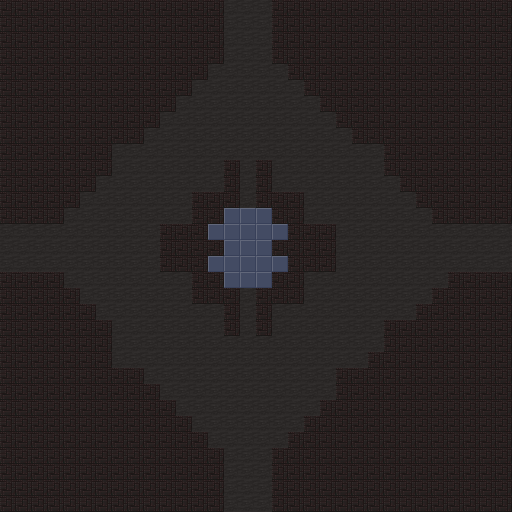

Tiled map render using the project's own tile images. Description and the map definition, with tile-layer contents summarised, below:
An orthogonal 32x32 tile map with 16x16 px tiles, 4 tile layers (Floor, Tile Layer 1, Tile Layer 2, Tile Layer 3) and 9 objects (9x special).

<map version="1.10" tiledversion="1.11.2" orientation="orthogonal" renderorder="right-down" width="32" height="32" tilewidth="16" tileheight="16" infinite="0" nextlayerid="6" nextobjectid="12">
 <tileset firstgid="1" source="../../tilesets/voxel.tsx" />
 <layer id="1" name="Floor" width="32" height="32">
  <data>[1024 cells, 1024 non-empty, 2 distinct tile ids]</data>
 </layer>
 <objectgroup id="4" name="Objects">
  <object id="2" name="room_transport" type="special" x="224" y="0" width="48" height="48">
   <properties>
    <property name="direction" value="up" />
   </properties>
  </object>
  <object id="3" name="room_transport" type="special" x="464" y="224" width="48" height="48">
   <properties>
    <property name="direction" value="right" />
   </properties>
  </object>
  <object id="4" name="room_transport" type="special" x="224" y="464" width="48" height="48">
   <properties>
    <property name="direction" value="down" />
   </properties>
  </object>
  <object id="5" name="room_transport" type="special" x="0" y="224" width="48" height="48">
   <properties>
    <property name="direction" value="left" />
   </properties>
  </object>
  <object id="7" name="dynamic_geo" type="special" x="224" y="0" width="64" height="64">
   <properties>
    <property name="height" type="int" value="1" />
    <property name="side" value="up" />
    <property name="tile" type="int" value="1" />
   </properties>
  </object>
  <object id="8" name="dynamic_geo" type="special" x="448" y="208" width="64" height="64">
   <properties>
    <property name="height" type="int" value="1" />
    <property name="side" value="right" />
    <property name="tile" type="int" value="1" />
   </properties>
  </object>
  <object id="9" name="dynamic_geo" type="special" x="224" y="448" width="64" height="64">
   <properties>
    <property name="height" type="int" value="1" />
    <property name="side" value="down" />
    <property name="tile" type="int" value="1" />
   </properties>
  </object>
  <object id="10" name="dynamic_geo" type="special" x="0" y="208" width="64" height="64">
   <properties>
    <property name="height" type="int" value="1" />
    <property name="side" value="left" />
    <property name="tile" type="int" value="1" />
   </properties>
  </object>
  <object id="11" name="heart" type="special" x="248" y="248.667">
   <point />
  </object>
 </objectgroup>
 <layer id="2" name="Tile Layer 1" width="32" height="32">
  <data>[1024 cells, 648 non-empty, 1 distinct tile ids]</data>
 </layer>
 <layer id="3" name="Tile Layer 2" width="32" height="32">
  <data>[1024 cells, 6 non-empty, 1 distinct tile ids]</data>
 </layer>
 <layer id="5" name="Tile Layer 3" width="32" height="32">
  <data>[1024 cells, 4 non-empty, 1 distinct tile ids]</data>
 </layer>
</map>
